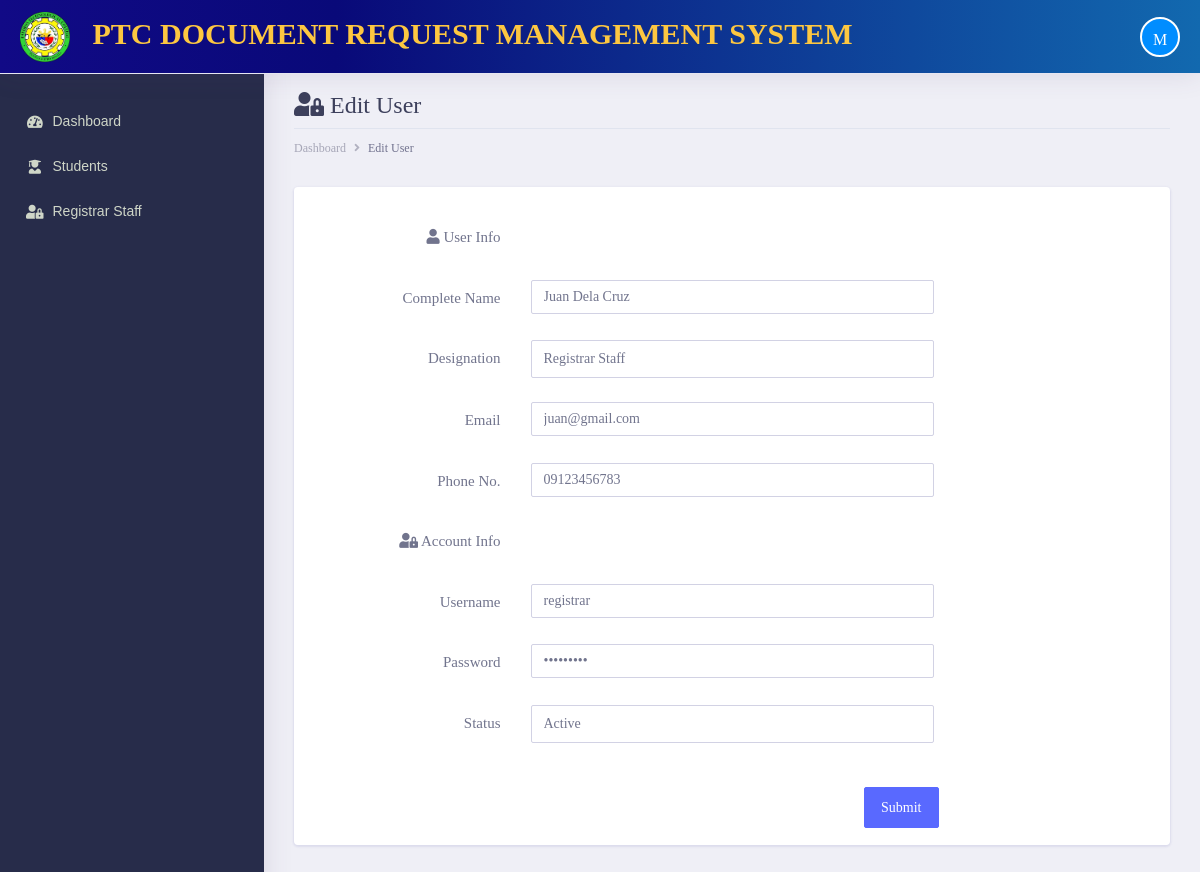
Page /admin/documents/edit-user.php?user=19&full-name=Juan Dela Cruz (signed in) on the committed database.
### tables this page shows
CREATE TABLE `tbl_usermanagement` (
  `user_id` int(11) NOT NULL,
  `complete_name` varchar(255) NOT NULL,
  `desgination` varchar(255) NOT NULL,
  `email_address` varchar(255) NOT NULL,
  `phone_number` varchar(255) NOT NULL,
  `username` varchar(255) NOT NULL,
  `password` varchar(255) NOT NULL,
  `status` text NOT NULL,
  `role` varchar(255) NOT NULL
);

### admin/documents/edit-user.php (the view, shortened to what this page needs)
<?php include('main_header/header.php');?>
<?php include('left_sidebar/sidebar.php');?>
<div class="dashboard-wrapper">
    <div class="container-fluid  dashboard-content">
        <div class="row">
            <div class="col-xl-12 col-lg-12 col-md-12 col-sm-12 col-12">
                <div class="page-header">
                    <h2 class="pageheader-title"><i class="fa fa-fw fa-user-lock"></i> Edit User </h2>
                    <div class="page-breadcrumb">
                        <nav aria-label="breadcrumb">
                            <ol class="breadcrumb">
                                <li class="breadcrumb-item"><a href="#" class="breadcrumb-link">Dashboard</a></li>
                                <li class="breadcrumb-item active" aria-current="page">Edit User</li>
                            </ol>
                        </nav>
                    </div>
                </div>
            </div>
        </div>
        <?php
        include '../init/model/config/connection2.php';
        $GET_uid = intval($_GET['user']);
        $student_number = $_GET['full-name'];
        $sql = "SELECT * FROM `tbl_usermanagement` WHERE `user_id`= ? AND complete_name = ?";
        $stmt = $conn->prepare($sql);
        $stmt->bind_param("is", $GET_uid, $student_number);
        $stmt->execute();
        $result = $stmt->get_result();
        while ($row = $result->fetch_assoc()) {
        ?>
        <div class="row">
            <div class="col-xl-12 col-lg-12 col-md-12 col-sm-12 col-12">
                <div class="card influencer-profile-data">
                    <div class="card-body">
                        <form id="validationform" name="user_form" data-parsley-validate="" novalidate="" method="POST">
                            <div class="form-group row">
                                <label class="col-12 col-sm-3 col-form-label text-sm-right"><i class="fa fa-user"></i> User Info</label>
                            </div>
                            <div class="form-group row">
                                <label class="col-12 col-sm-3 col-form-label text-sm-right">Complete Name</label>
                                <div class="col-12 col-sm-8 col-lg-6">
                                    <input data-parsley-type="alphanum" type="text" value="<?= $row['complete_name']; ?>" name="complete_name2" required="" placeholder="" class="form-control">
                                </div>
                            </div>
                            <div class="form-group row">
                                <label class="col-12 col-sm-3 col-form-label text-sm-right">Designation</label>
                                <div class="col-12 col-sm-8 col-lg-6">
                                    <select data-parsley-type="alphanum" type="text" value="<?= $row['desgination']; ?>" id="desgination2" required="" placeholder="" class="form-control">
                                        <option value="<?= $row['desgination']; ?>" hidden><?= $row['desgination']; ?></option>
                                    </select>
                                </div>
                            </div>
                            <div class="form-group row">
                                <label class="col-12 col-sm-3 col-form-label text-sm-right">Email</label>
                                <div class="col-12 col-sm-8 col-lg-6">
                                    <input data-parsley-type="alphanum" type="email" value="<?= $row['email_address']; ?>" name="email_address2" required="" placeholder="" class="form-control">
                                </div>
                            </div>
                            <div class="form-group row">
                                <label class="col-12 col-sm-3 col-form-label text-sm-right">Phone No.</label>
                                <div class="col-12 col-sm-8 col-lg-6">
                                    <input data-parsley-type="alphanum" type="text" value="<?= $row['phone_number']; ?>" minlength="11" maxlength="11" name="phone_number2" required="" placeholder="" class="form-control">
                                </div>
                            </div>
                            <div class="form-group row">
                                <label class="col-12 col-sm-3 col-form-label text-sm-right"><i class="fa fa-user-lock"></i> Account Info</label>
                            </div>
                            <div class="form-group row">
                                <label class="col-12 col-sm-3 col-form-label text-sm-right">Username</label>
                                <div class="col-12 col-sm-8 col-lg-6">
                                    <input data-parsley-type="alphanum" type="text" value="<?= $row['username']; ?>" name="username2" required="" placeholder="" class="form-control">
                                </div>
                            </div>
                            <div class="form-group row">
                                <label class="col-12 col-sm-3 col-form-label text-sm-right">Password</label>
                                <div class="col-12 col-sm-8 col-lg-6">
                                    <input data-parsley-type="alphanum" value="<?= $row['password']; ?>" type="password" name="password2" required="" placeholder="" class="form-control">
                                </div>
                            </div>
                            <div class="form-group row">
                                <label class="col-12 col-sm-3 col-form-label text-sm-right">Status</label>
                                <div class="col-12 col-sm-8 col-lg-6">
                                    <select data-parsley-type="alphanum" type="text" value="<?= $row['status']; ?>" id="status2" required="" placeholder="" class="form-control">
                                        <option value="<?= $row['status']; ?>" hidden><?= $row['status']; ?></option>
                                    </select>
                                </div>
                            </div>
                        </div>
                        <div class="form-group row text-right">
                            <div class="col col-sm-10 col-lg-9 offset-sm-1 offset-lg-0">
                                <button class="btn btn-space btn-primary" id="edit-user">Submit</button>
                            </div>
                        </div>
                </div>
            </div>
            <?php } ?>
        </div>
    </div>
</div>
</body>
</html>

### rows in the picture
tbl_usermanagement: complete_name2 "Juan Dela Cruz", desgination "Registrar Staff", email_address2 "juan@gmail.com", phone_number2 "09123456783", username2 "registrar", status "Active"
